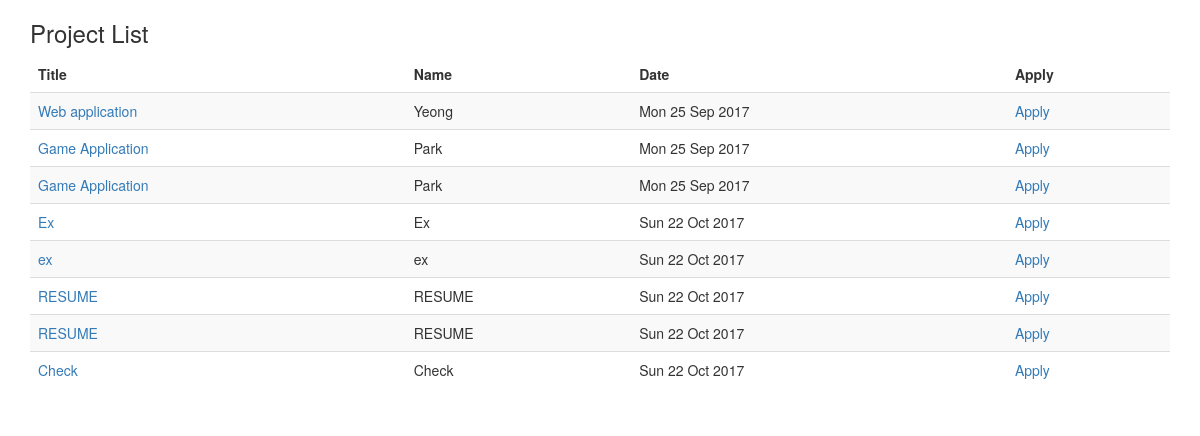
Page /list/ on the committed database.
### community/models.py (models this page shows)
class Article(models.Model):
    name = models.CharField(max_length=50)
    title = models.CharField(max_length=50)
    contents = models.TextField()
    url = models.URLField()
    email = models.EmailField()
    document = models.FileField(upload_to='documents/')
    uploaded_at = models.DateTimeField(auto_now_add=True)

### community/views.py (the view)
# urls.py: url(r'^list/', list, name='list'),
def list(request):
    articleList = Article.objects.all()
    return render(request, 'list.html', {'articleList':articleList})

### community/templates/list.html (shortened to what this page needs)
<!DOCTYPE html>
<html lang="en">
<head>
  <link rel="stylesheet" href="http://maxcdn.bootstrapcdn.com/bootstrap/3.3.6/css/bootstrap.min.css">
</head>
<body>
  <div class="container">
    <table class="table table-striped">
      <h3>Project List</h3>
      <thead>
        <tr>
          <td>
            <B>Title</B>
          </td>
          <td>
            <B>Name</B>
          </td>
          <td>
            <B>Date</B>
          </td>
          <td>
            <B>Apply</B>
          </td>
        </tr>
      </thead>
      <tbody>
        {% for article in articleList %}
        <tr>
          <td><a href="/view/{{article.id}}">{{ article.title }}</a></td>
          <td>{{ article.name }}</td>
          <td>{{ article.uploaded_at|date:"D d M Y" }}</td>
          <td><a href="/apply">Apply</td>
        </tr>
        {% endfor %}
      </tbody>
    </table>
</body>
</html>

### rows in the picture
Article: title "Web application", name "Yeong", uploaded_at "Mon 25 Sep 2017"
Article: title "Game Application", name "Park", uploaded_at "Mon 25 Sep 2017"
Article: title "Game Application", name "Park", uploaded_at "Mon 25 Sep 2017"
Article: title "Ex", name "Ex", uploaded_at "Sun 22 Oct 2017"
Article: title "ex", name "ex", uploaded_at "Sun 22 Oct 2017"
Article: title "RESUME", name "RESUME", uploaded_at "Sun 22 Oct 2017"
Article: title "RESUME", name "RESUME", uploaded_at "Sun 22 Oct 2017"
Article: title "Check", name "Check", uploaded_at "Sun 22 Oct 2017"
